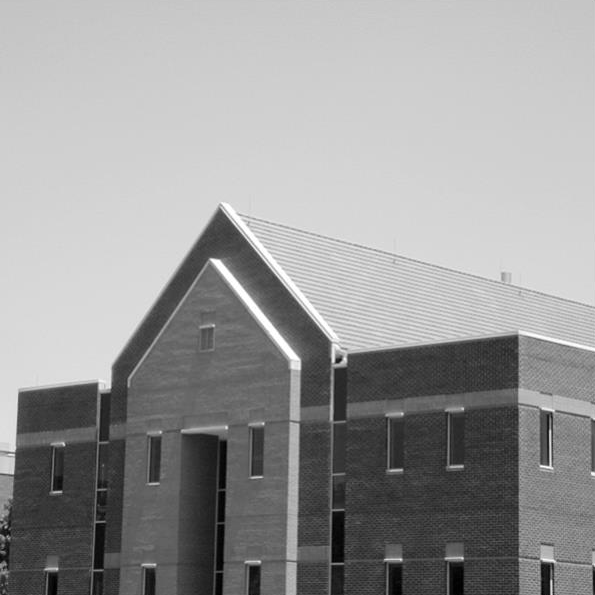
#> input picture img/Testbuilding.png, 595 x 595 px
$ python line-detection.py
#> lines starting #> are read from the running program, lines starting #| are printed output that depends on the picture
#!/usr/bin/env python3
# -*- coding: utf-8 -*-
#
# FILE: line-detection.py
#
# @author: Arafat Hasan Jenin <opendoor.arafat[at]gmail[dot]com>
#
# DATE CREATED: 20-11-19 10:35:44 (+06)
# LAST MODIFIED: 12-12-19 21:58:09 (+06)
#
# DEVELOPMENT HISTORY:
# Date         Version     Description
# --------------------------------------------------------------------
# 14-11-19     1.0         Deleted code is debugged code.
#
#               _/  _/_/_/_/  _/      _/  _/_/_/  _/      _/
#              _/  _/        _/_/    _/    _/    _/_/    _/
#             _/  _/_/_/    _/  _/  _/    _/    _/  _/  _/
#      _/    _/  _/        _/    _/_/    _/    _/    _/_/
#       _/_/    _/_/_/_/  _/      _/  _/_/_/  _/      _/
#
##############################################################################

import cv2
import numpy as np
from matplotlib import pyplot as plt
from skimage.exposure import rescale_intensity
import os
import sys

def convolve(image, kernel):
	(iH, iW) = image.shape[:2]
	(kH, kW) = kernel.shape[:2]

	pad = (kW - 1) // 2
	image = cv2.copyMakeBorder(image, pad, pad, pad, pad,
		cv2.BORDER_REPLICATE)
	output = np.zeros((iH, iW), dtype="float32")

	for y in np.arange(pad, iH + pad):
		for x in np.arange(pad, iW + pad):
			roi = image[y - pad:y + pad + 1, x - pad:x + pad + 1]
			k = (roi * kernel).sum()
			output[y - pad, x - pad] = k

	output = rescale_intensity(output, in_range=(0, 255))
	output = (output * 255).astype("uint8")

	return output


if __name__ == '__main__':

    path = '../../img/Testbuilding.png'

    if os.path.isfile(path):
        image = cv2.imread(path, cv2.IMREAD_GRAYSCALE)
#> image is the input picture: shape (595, 595); min 0, max 255, mean 152.8
        print("[INFO] Image has been read successfully...")
    else:
        print ("[INFO] The file '" + path + "' does not exist.")
        sys.exit(0)


    horizontalMask = np.array((
            [-1, -1, -1],
            [2, 2, 2],
            [-1, -1, -1]), dtype="int")

    verticalMask = np.array((
            [-1, 2, -1],
            [-1, 2, -1],
            [-1, 2, -1]), dtype="int")

    oblique45P = np.array((
            [-1, -1, 2],
            [-1, 2, -1],
            [2, -1, -1]), dtype="int")

    oblique45N = np.array((
            [2, -1, -1],
            [-1, 2, -1],
            [-1, -1, 2]), dtype="int")


    # construct the kernel bank, a list of kernels we're going
    # to apply using custom `convole` function
    kernelBank = (
            ("Horizontal Mask", horizontalMask),
            ("Vertical Mask", verticalMask),
            ("Oblique +45 Degree", oblique45P),
            ("Oblique -45 Degree", oblique45N)
    )

    # loop over the kernels
    convoleOutput = []
    titles = []
    for (kernelName, kernel) in kernelBank:
        print("[INFO] Applying {} kernel...".format(kernelName))
        convoleOutput.append(convolve(image, kernel))
        titles.append(kernelName)
#> after the loop, convoleOutput = 4 items; titles = ['Horizontal Mask', 'Vertical Mask', 'Oblique +45 Degree', 'Oblique -45 Degree']


    plt.subplot(2, 4, 1)
    plt.imshow(image, cmap='gray', vmin = 0, vmax = 255)
    plt.title("Original Image")
    plt.xticks([]),plt.yticks([])

    for i in np.arange(4, 8):
        plt.subplot(2, 4, i+1)
        plt.imshow(convoleOutput[i-4], cmap='gray', vmin = 0, vmax = 255)
        plt.title(titles[i-4])
        plt.xticks([]),plt.yticks([])

    plt.show()
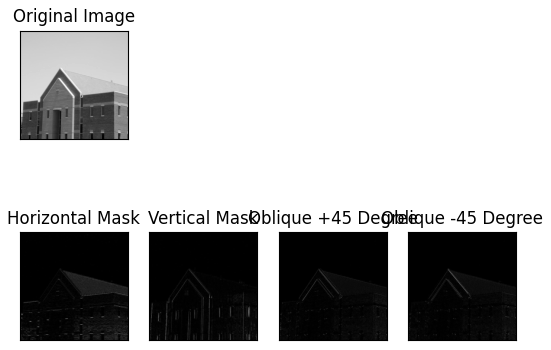
#> figure drawn by matplotlib, 5 panels

    print("[INFO] All operations completed successfully...")

$ run again, with img/Valve_original_(1).png copied over img/Testbuilding.png
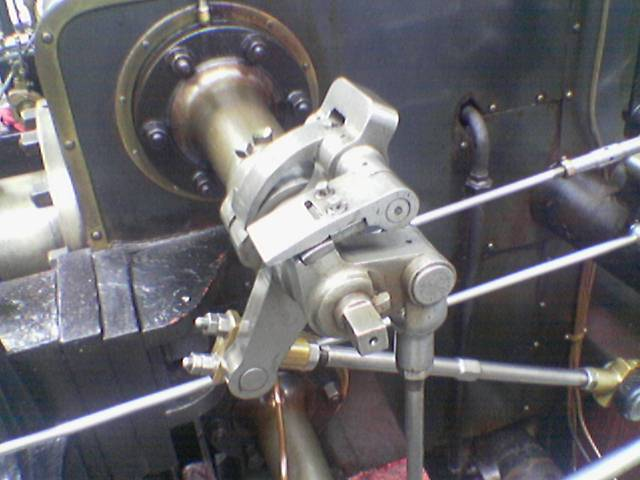
#> input picture img/Valve_original_(1).png, 640 x 480 px
#> `image = cv2.imread(path, cv2.IMREAD_GRAYSCALE)`:
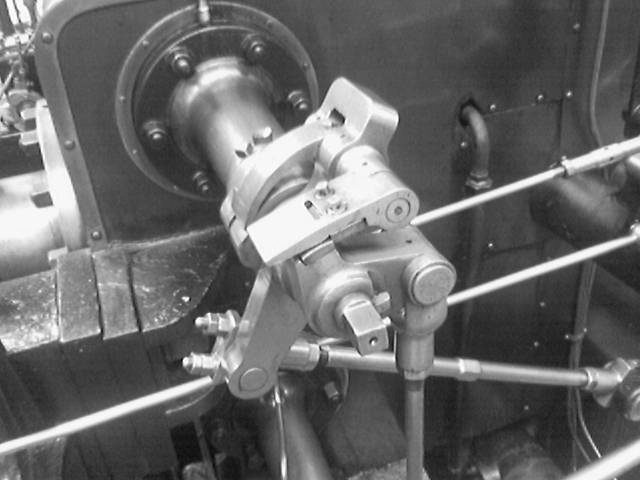
#> image: shape (480, 640); min 6, max 255, mean 105.2
#> the loop `for (kernelName, kernel) in kernelBank:` made 4 passes
#> pass 1, in convolve, `image = cv2.copyMakeBorder(image, pad, pad, pad, pad, cv2.BORDER_REPLI..`:
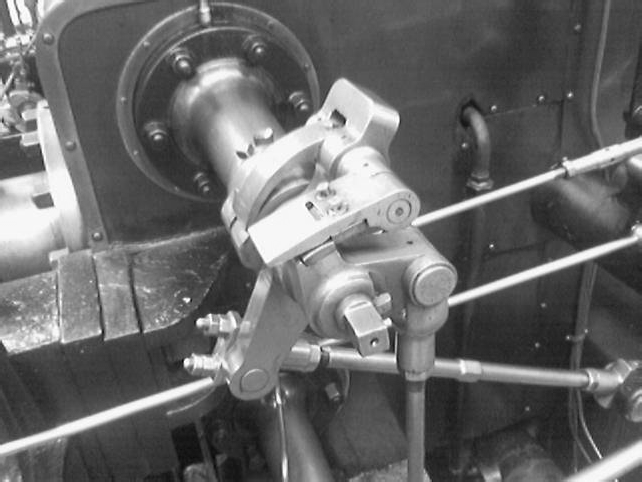
#> image: shape (482, 642); min 6, max 255, mean 105.2
#> after the loop `for (kernelName, kernel) in kernelBank:`: convoleOutput = 4 items; titles = ['Horizontal Mask', 'Vertical Mask', 'Oblique +45 Degree', 'Oblique -45 Degree']
